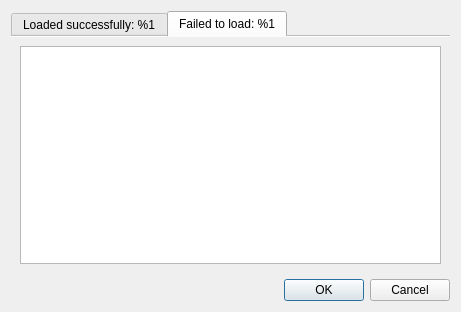
<?xml version="1.0" encoding="UTF-8"?>
<ui version="4.0">
 <class>LoadFilesStatusDialog</class>
 <widget class="QDialog" name="LoadFilesStatusDialog">
  <property name="geometry">
   <rect>
    <x>0</x>
    <y>0</y>
    <width>461</width>
    <height>312</height>
   </rect>
  </property>
  <property name="windowTitle">
   <string>Some files failed to load</string>
  </property>
  <layout class="QVBoxLayout" name="verticalLayout_3">
   <item>
    <widget class="QTabWidget" name="tabWidget">
     <property name="currentIndex">
      <number>1</number>
     </property>
     <property name="documentMode">
      <bool>true</bool>
     </property>
     <widget class="QWidget" name="loadedTab">
      <attribute name="title">
       <string>Loaded successfully: %1</string>
      </attribute>
      <layout class="QVBoxLayout" name="verticalLayout">
       <item>
        <widget class="QPlainTextEdit" name="loadedFiles">
         <property name="palette">
          <palette>
           <active>
            <colorrole role="Text">
             <brush brushstyle="SolidPattern">
              <color alpha="255">
               <red>0</red>
               <green>161</green>
               <blue>0</blue>
              </color>
             </brush>
            </colorrole>
           </active>
           <inactive>
            <colorrole role="Text">
             <brush brushstyle="SolidPattern">
              <color alpha="255">
               <red>0</red>
               <green>161</green>
               <blue>0</blue>
              </color>
             </brush>
            </colorrole>
           </inactive>
           <disabled>
            <colorrole role="Text">
             <brush brushstyle="SolidPattern">
              <color alpha="255">
               <red>120</red>
               <green>120</green>
               <blue>120</blue>
              </color>
             </brush>
            </colorrole>
           </disabled>
          </palette>
         </property>
         <property name="font">
          <font>
           <weight>75</weight>
           <bold>true</bold>
          </font>
         </property>
         <property name="lineWrapMode">
          <enum>QPlainTextEdit::NoWrap</enum>
         </property>
         <property name="readOnly">
          <bool>true</bool>
         </property>
        </widget>
       </item>
      </layout>
     </widget>
     <widget class="QWidget" name="failedTab">
      <attribute name="title">
       <string>Failed to load: %1</string>
      </attribute>
      <layout class="QVBoxLayout" name="verticalLayout_2">
       <item>
        <widget class="QPlainTextEdit" name="failedFiles">
         <property name="palette">
          <palette>
           <active>
            <colorrole role="Text">
             <brush brushstyle="SolidPattern">
              <color alpha="255">
               <red>198</red>
               <green>18</green>
               <blue>18</blue>
              </color>
             </brush>
            </colorrole>
           </active>
           <inactive>
            <colorrole role="Text">
             <brush brushstyle="SolidPattern">
              <color alpha="255">
               <red>198</red>
               <green>18</green>
               <blue>18</blue>
              </color>
             </brush>
            </colorrole>
           </inactive>
           <disabled>
            <colorrole role="Text">
             <brush brushstyle="SolidPattern">
              <color alpha="255">
               <red>120</red>
               <green>120</green>
               <blue>120</blue>
              </color>
             </brush>
            </colorrole>
           </disabled>
          </palette>
         </property>
         <property name="font">
          <font>
           <weight>75</weight>
           <bold>true</bold>
          </font>
         </property>
         <property name="lineWrapMode">
          <enum>QPlainTextEdit::NoWrap</enum>
         </property>
         <property name="readOnly">
          <bool>true</bool>
         </property>
        </widget>
       </item>
      </layout>
     </widget>
    </widget>
   </item>
   <item>
    <widget class="QDialogButtonBox" name="buttonBox">
     <property name="orientation">
      <enum>Qt::Horizontal</enum>
     </property>
     <property name="standardButtons">
      <set>QDialogButtonBox::Cancel|QDialogButtonBox::Ok</set>
     </property>
    </widget>
   </item>
  </layout>
 </widget>
 <resources/>
 <connections>
  <connection>
   <sender>buttonBox</sender>
   <signal>accepted()</signal>
   <receiver>LoadFilesStatusDialog</receiver>
   <slot>accept()</slot>
   <hints>
    <hint type="sourcelabel">
     <x>257</x>
     <y>302</y>
    </hint>
    <hint type="destinationlabel">
     <x>157</x>
     <y>274</y>
    </hint>
   </hints>
  </connection>
  <connection>
   <sender>buttonBox</sender>
   <signal>rejected()</signal>
   <receiver>LoadFilesStatusDialog</receiver>
   <slot>reject()</slot>
   <hints>
    <hint type="sourcelabel">
     <x>325</x>
     <y>302</y>
    </hint>
    <hint type="destinationlabel">
     <x>286</x>
     <y>274</y>
    </hint>
   </hints>
  </connection>
 </connections>
</ui>
